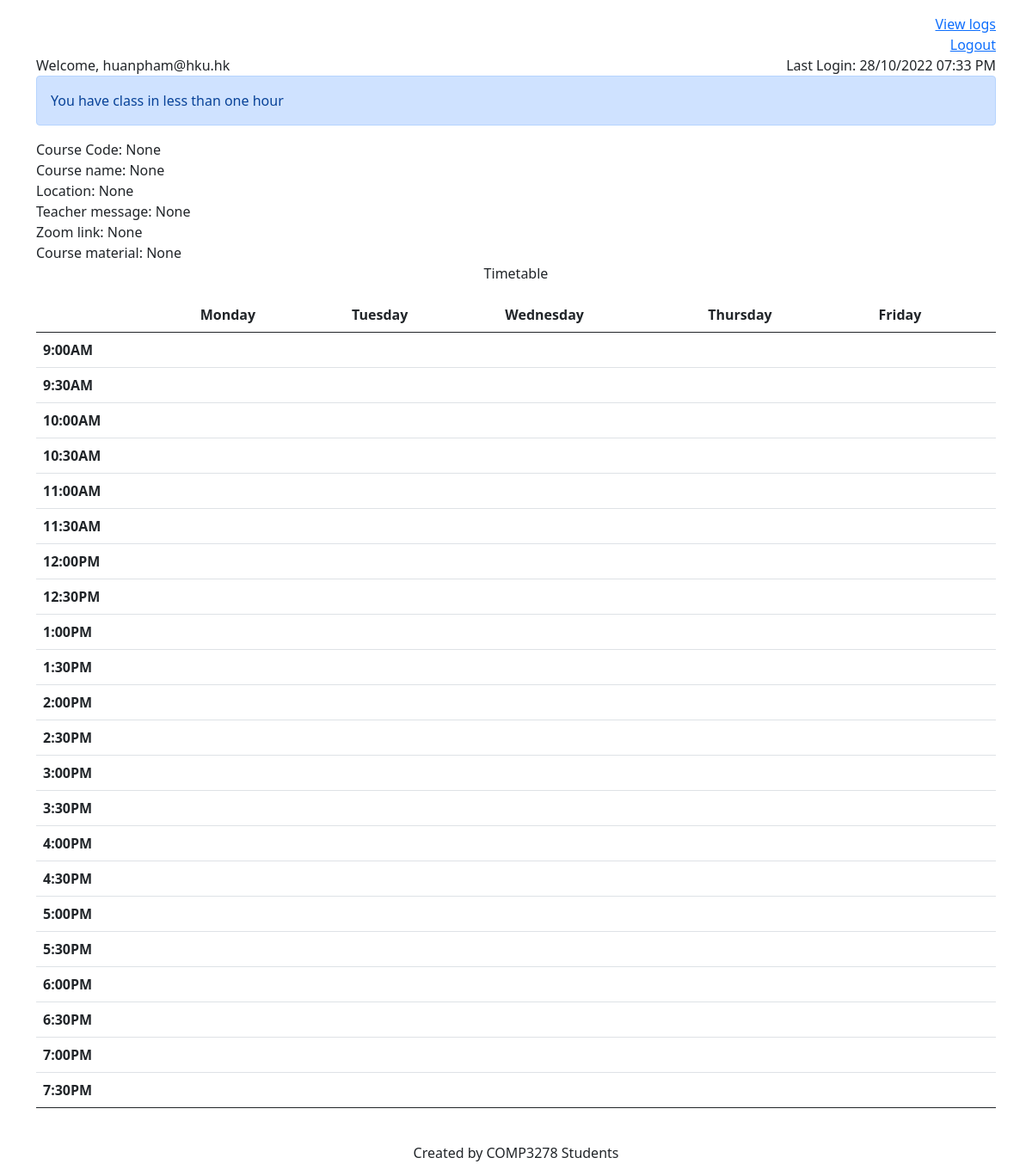
/schedule/home (signed in), run on an earlier commit of the app's database.
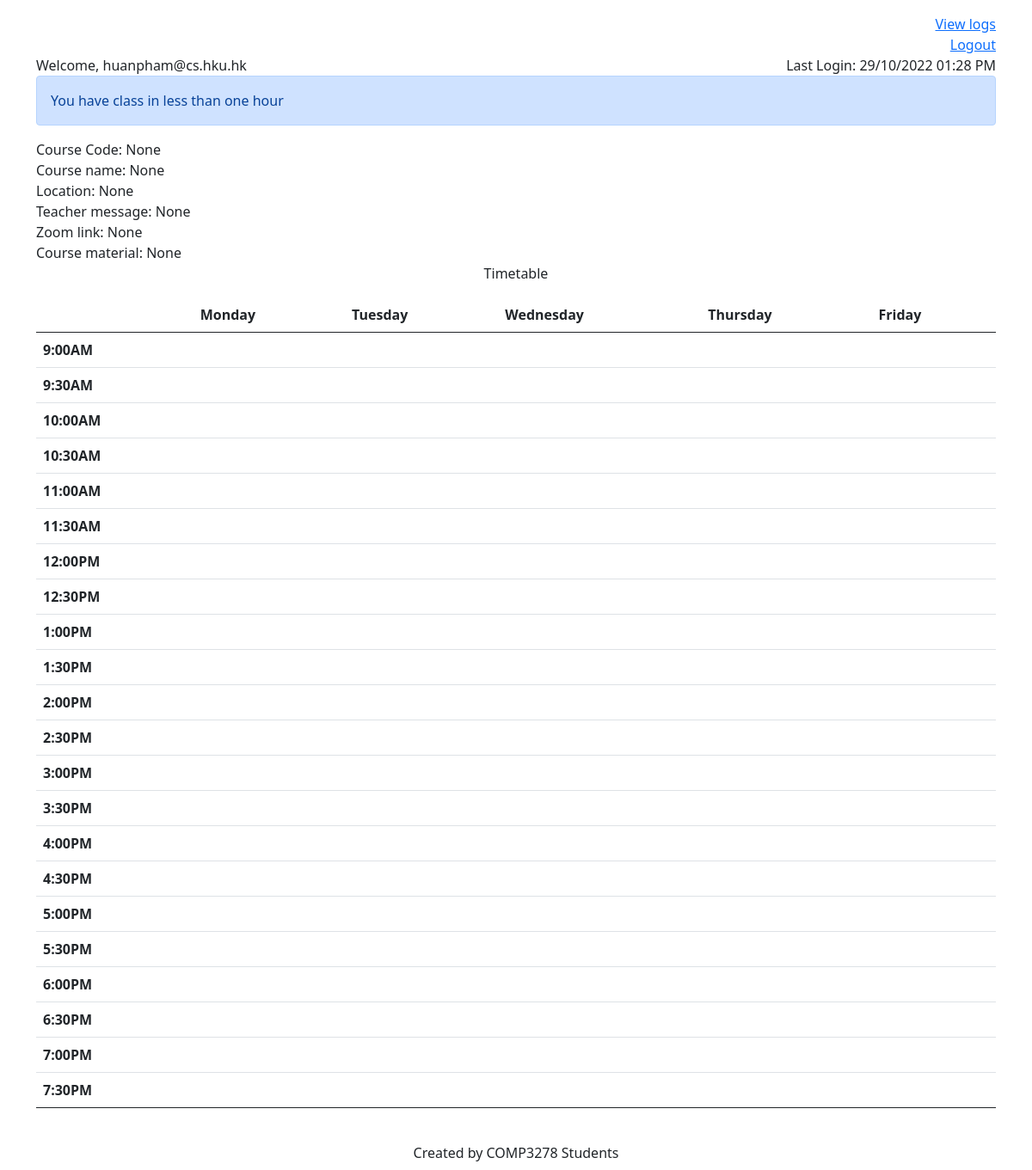
And on a later commit of the database.
### users/models.py (models this page shows, shortened)
class User(AbstractUser):
    username = None
    email = models.EmailField(_("email address"), unique=True)
    USERNAME_FIELD = 'email'
    REQUIRED_FIELDS = []
    objects = CustomUserManager()

### schedule/views.py (the view)
# urls.py: path("home", views.home_page, name="home"),
@login_required(login_url="/schedule/login")
def home_page(request):
    time_duration = [
        "9:00AM", "9:30AM","10:00AM", "10:30AM","11:00AM", "11:30AM","12:00PM", "12:30PM","1:00PM", "1:30PM",
        "2:00PM", "2:30PM","3:00PM", "3:30PM","4:00PM", "4:30PM","5:00PM", "5:30PM",
        "6:00PM", "6:30PM","7:00PM", "7:30PM"
    ]
    context = {
        "last_login": request.user.last_login.astimezone(pytz.timezone("Asia/Hong_Kong")).strftime("%d/%m/%Y %I:%M %p"),
        "time_period": time_duration
    }
    return render(request, "schedule/home.html", context)

### templates/schedule/home.html (shortened to what this page needs)
{% extends "schedule/base.html" %}
{% block content %}
<div class="d-flex justify-content-end">
    <div class="">
        <a href="{% url 'schedule:logs' %}">View logs</a>
    </div>
</div>
<div class="d-flex justify-content-end">
    <div class="">
        <a href="{% url 'schedule:logout' %}">Logout</a>
    </div>
</div>
<div class="d-flex justify-content-between">
    <div class="">Welcome, {{ user.email|default:"None" }}</div>
    <div class="">
        Last Login: {{ last_login|default:"dd/mm/yyyy HH:MM:SS" }}
    </div>
</div>
<section>
    <div class="alert alert-primary" role="alert">
        You have class in less than one hour
    </div>
    <div>Course Code: {{ course_name|default:"None" }}</div>
    <div>Course name: {{ course_name|default:"None" }}</div>
    <div>Location: {{ course_name|default:"None" }}</div>
    <div>Teacher message: {{ course_name|default:"None" }}</div>
    <div>Zoom link: {{ course_name|default:"None" }}</div>
    <div>Course material: {{ course_name|default:"None" }}</div>
</section>
{% include "schedule/personal_timetable.html" %}
{% endblock %}

### templates/schedule/base.html (shortened to what this page needs)
<!DOCTYPE html>
<html lang="en">
    <head>
        <link href="https://cdn.jsdelivr.net/npm/bootstrap@5.0.2/dist/css/bootstrap.min.css" rel="stylesheet"
>
    </head>
    <body>
        <main>
            <div id="content" class="container min-vh-100 py-3">
                {% block content %} {% endblock %}
            </div>
        </main>
        <footer class="text-center p-2">
            Created by COMP3278 Students
        </footer>
    </body>
</html>

### templates/schedule/personal_timetable.html (shortened to what this page needs)
{% block content %}
<p class="text-center">Timetable</p>
<table class="table">
    <thead>
        <tr>
            <th scope="col"></th>
            <th scope="col">Monday</th>
            <th scope="col">Tuesday</th>
            <th scope="col">Wednesday</th>
            <th scope="col">Thursday</th>
            <th scope="col">Friday</th>
        </tr>
    </thead>
    <tbody>
        {% for time in time_period %}
        <tr>
            <th scope="row">{{ time }}</th>
            <td></td>
            <td></td>
            <td></td>
            <td></td>
            <td></td>
        </tr>
        {% endfor %}
    </tbody>
</table>
{% endblock %}

What changed in the data, as far as the page shows it:
changed User: email "huanpham@hku.hk" → "huanpham@cs.hku.hk"
Also different on the page:
{{ last_login|default:"dd/mm/yyyy HH:MM:SS" }}: "28/10/2022 07:33 PM" → "29/10/2022 01:28 PM"
